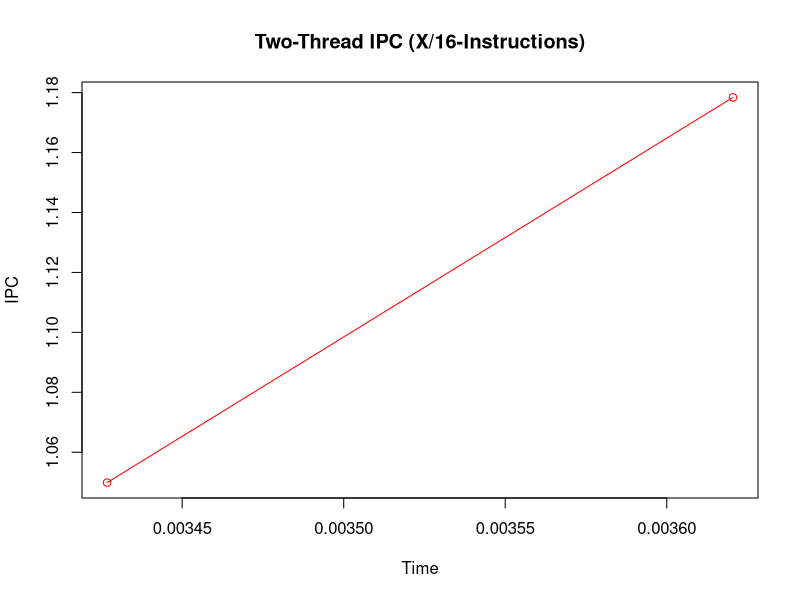
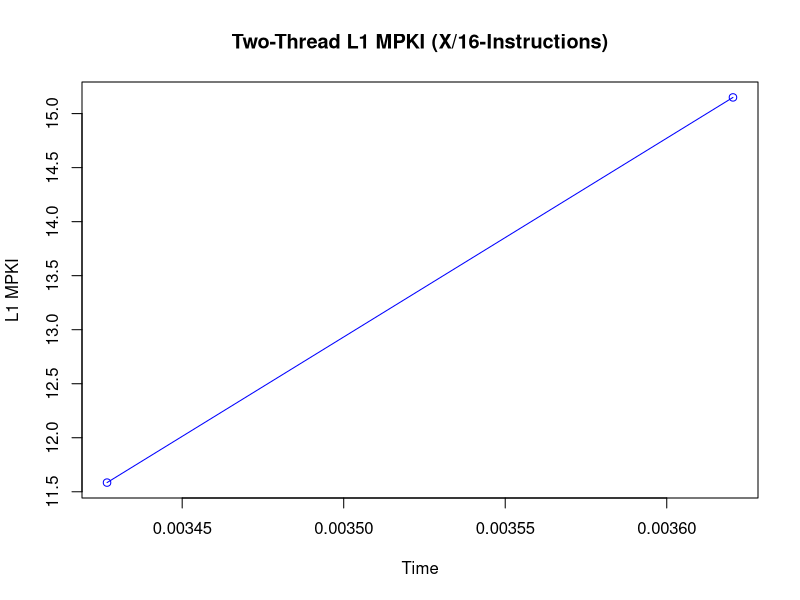
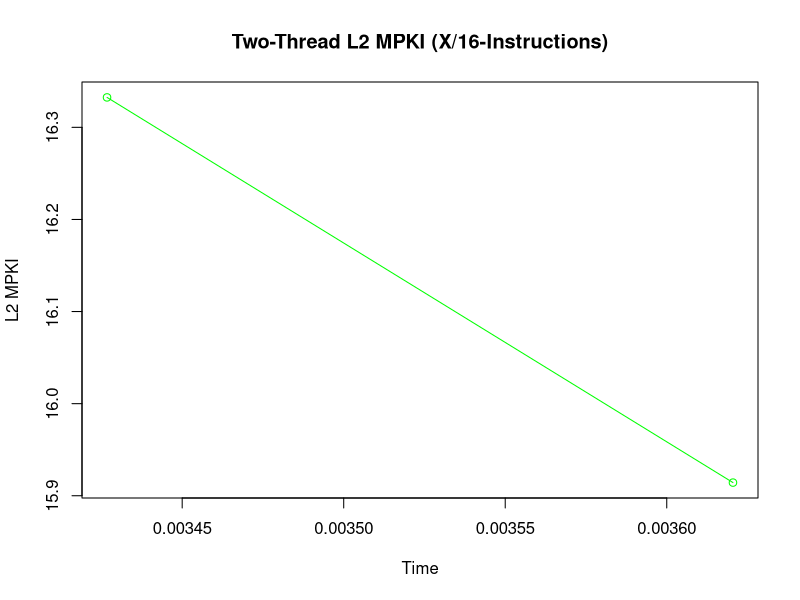
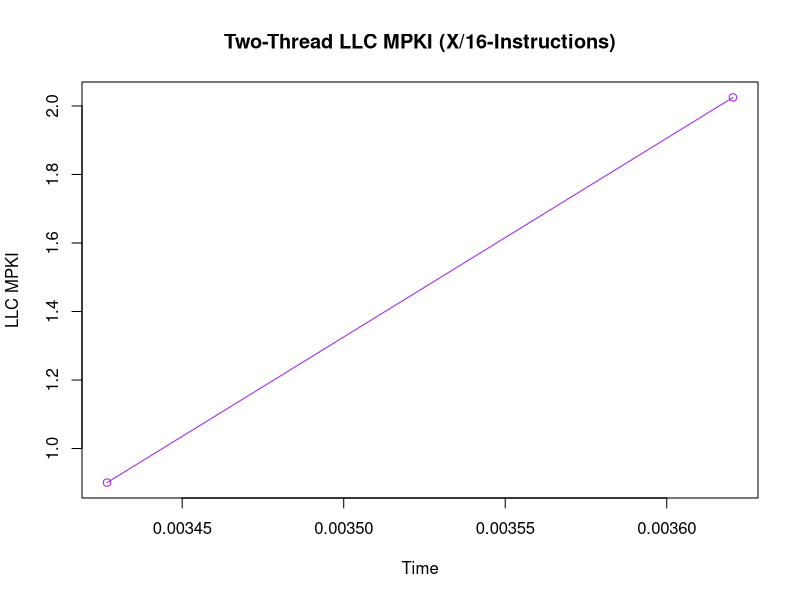
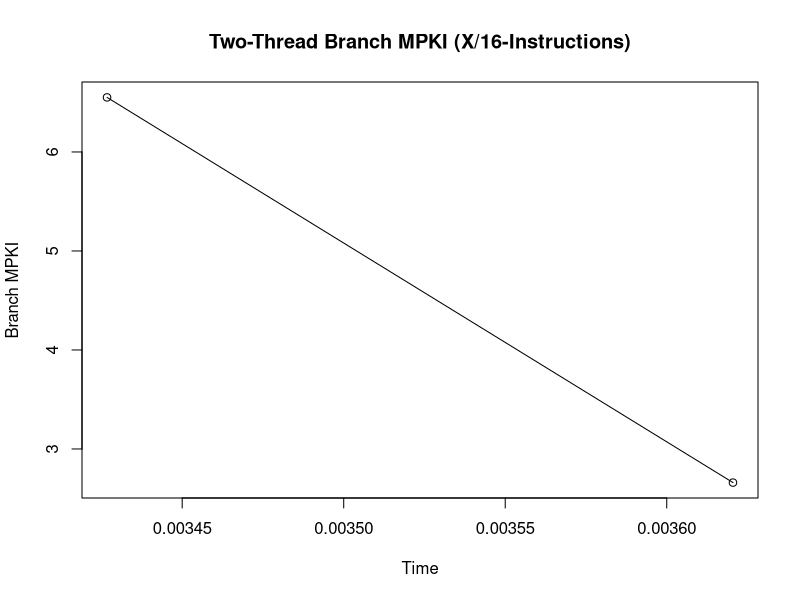

Recreate these plots in R, in order.
#-----------------------------------------------------------------------------------------------------------------
# Two Thread (X/16)
#-----------------------------------------------------------------------------------------------------------------

data <- read.csv("two_thread_saliency_run_D16.csv")

data$Timestamp <- as.character(data$Timestamp)
data$Timestamp[which(data$Timestamp=="<not counted>")] <- "0"
data$Timestamp <- as.numeric(data$Timestamp)

data$instructions <- as.character(data$instructions)
data$instructions[which(data$instructions=="<not counted>")] <- "0"
data$instructions <- as.numeric(data$instructions)

data$cpu.cycles <- as.character(data$cpu.cycles)
data$cpu.cycles[which(data$cpu.cycles=="<not counted>")] <- "0"
data$cpu.cycles <- as.numeric(data$cpu.cycles)

data$L1.dcache.load.misses <- as.character(data$L1.dcache.load.misses)
data$L1.dcache.load.misses[which(data$L1.dcache.load.misses=="<not counted>")] <- "0"
data$L1.dcache.load.misses <- as.numeric(data$L1.dcache.load.misses)

data$l2_rqsts.miss <- as.character(data$l2_rqsts.miss)
data$l2_rqsts.miss[which(data$l2_rqsts.miss=="<not counted>")] <- "0"
data$l2_rqsts.miss <- as.numeric(data$l2_rqsts.miss)

data$LLC.load.misses <- as.character(data$LLC.load.misses)
data$LLC.load.misses[which(data$LLC.load.misses=="<not counted>")] <- "0"
data$LLC.load.misses <- as.numeric(data$LLC.load.misses)

data$branch.misses <- as.character(data$branch.misses)
data$branch.misses[which(data$branch.misses=="<not counted>")] <- "0"
data$branch.misses <- as.numeric(data$branch.misses)

#-----------------------------------------------------------------------------------------------------------------
# Two Thread IPC Plott (X/16)
#-----------------------------------------------------------------------------------------------------------------

IPC = data$instructions/data$cpu.cycles
plot(IPC ~ data$Timestamp, type="o", col="red", main="Two-Thread IPC (X/16-Instructions)", xlab="Time", ylab="IPC")
#par(new = TRUE) #Plots the next graph on the same graph

#-----------------------------------------------------------------------------------------------------------------
# Two Thread L1 MPKI Plot (X/16)
#-----------------------------------------------------------------------------------------------------------------

L2MPKI = (data$L1.dcache.load.misses)/(data$instructions/1000)
plot(L2MPKI ~ data$Timestamp, type="o", col="blue", main="Two-Thread L1 MPKI (X/16-Instructions)", xlab="Time", ylab="L1 MPKI")

#-----------------------------------------------------------------------------------------------------------------
# Two Thread L2 MPKI Plot (X/16)
#-----------------------------------------------------------------------------------------------------------------

L2MPKI = (data$l2_rqsts.miss)/(data$instructions/1000)
plot(L2MPKI ~ data$Timestamp, type="o", col="green", main="Two-Thread L2 MPKI (X/16-Instructions)", xlab="Time", ylab="L2 MPKI")

#-----------------------------------------------------------------------------------------------------------------
# Two Thread LLC MPKI Plot (X/16)
#-----------------------------------------------------------------------------------------------------------------

LLCMPKI = (data$LLC.load.misses)/(data$instructions/1000)
plot(LLCMPKI ~ data$Timestamp, type="o", col="purple", main="Two-Thread LLC MPKI (X/16-Instructions)", xlab="Time", ylab="LLC MPKI")

#-----------------------------------------------------------------------------------------------------------------
# Two Thread Branch MPKI Plot (X/16)
#-----------------------------------------------------------------------------------------------------------------

BranchMPKI= (data$branch.misses)/(data$instructions/1000)
plot(BranchMPKI ~ data$Timestamp, type="o", col="black", main="Two-Thread Branch MPKI (X/16-Instructions)", xlab="Time", ylab="Branch MPKI")

